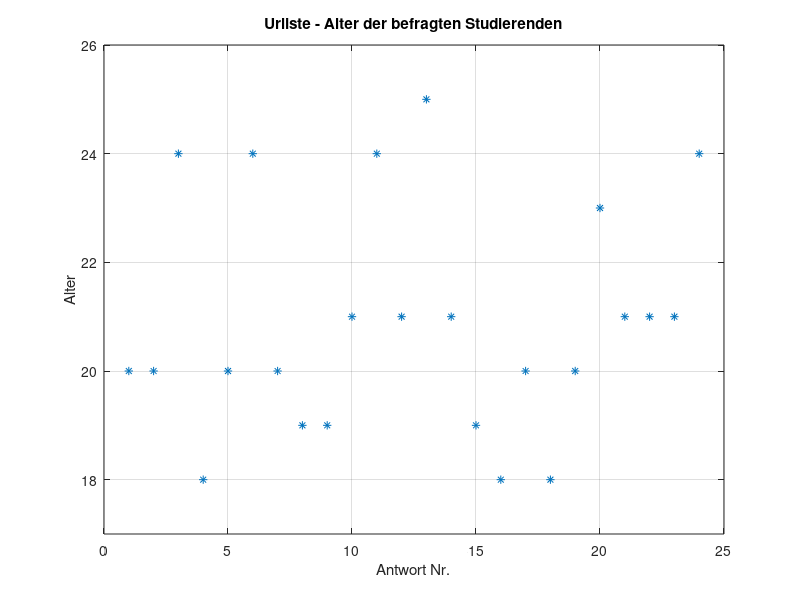

MATLAB code to generate this figure: (Note: this script raises an error after producing the figure.)
%d_intro_plot.m
%
% fourth MATLAB file for quickstarting stochastic calculations for 
% lectures "Stochastik" and "Mathematik 2" at HTWG Konstanz
%
% copyright: Barbara Staehle, HTWG Konstanz
% bstaehle@htwg-konstanz.de
%
% v1.0: 03/2024
% v1.1: 09/2025 minor updates, raw data plot
% copied and adapted from intro_plot.py
% (original author: Julian Walter)

% sample student ages
disp(' ')
ages = [20, 20, 24, 18, 20, 24, 20, 19, 19, 21, 24, 21, 25, 21, 19, 18, 20, 18, 20, 23, 21, 21, 21, 24];
disp(['Urliste with student ages: ', mat2str(ages)])

% count how often each ages is contained in the list, return the list of
% unique ages, too
[counts,values] = hist(ages,unique(ages));

%% plot the raw data
% you need to open a new figure and clear if (clf)
% (or omit it, then figure 1 will be reused)
figure(1); clf; 
% plot the urliste with the index on the x-axis and Stars as markers
plot(ages,'*')

% try this one - it will connect the edges via a line (not reasonable in
% this case
% plot(ages)

% format axis
set(gca,'ylim',[min(ages)-1,max(ages)+1]);
% show a grid
grid on
ylabel('Alter');
xlabel('Antwort Nr.');
title('Urliste - Alter der befragten Studierenden')

%%  there are various ways to plot histograms in MATLAB
% MATLAB standard way for a histogram
figure(2); clf; 

% this is the new MATLAB ways of plotting a histogram; I do not like it
histogram(ages)
set(gca,'xtick',[min(values):max(values)]);
xlabel('Alter');
ylabel('Häufigkeit');
title('Histogramm des Alters der Studierenden (via histogram)')

%% my prefered way for a histogram
figure(3); clf; 
bar(values, counts);
set(gca,'xtick',[min(values):max(values)]);
xlabel('Alter');
ylabel('Häufigkeit');
title('Histogramm des Alters der Studierenden (via bar)')
